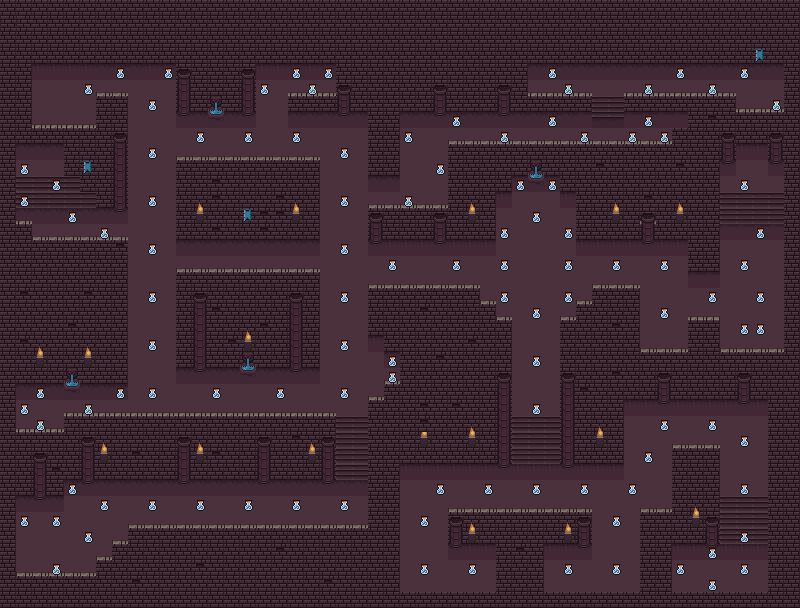

Below is a game level as drawn by its tile map, then a one-line description and the .tmx that defines it (tile-layer data replaced by summaries):
An orthogonal 50x38 tile map with 16x16 px tiles, 4 tile layers (suelo, paredes, TopesMuros, monedas), 2 tilesets.

<map version="1.2" tiledversion="1.2.5" orientation="orthogonal" renderorder="left-up" width="50" height="38" tilewidth="16" tileheight="16" infinite="0" nextlayerid="6" nextobjectid="1">
 <tileset firstgid="1" name="Dungeon" tilewidth="16" tileheight="16" tilecount="256" columns="16">
  <image source="0x72_16x16DungeonTileset.v4.png" width="256" height="256" />
 </tileset>
 <tileset firstgid="257" source="MapaJuego/TileSet/Dungeon3.tsx" />
 <layer id="2" name="suelo" width="50" height="38">
  <data>[1900 cells, 1900 non-empty, 4 distinct tile ids]</data>
 </layer>
 <layer id="3" name="paredes" width="50" height="38">
  <data>[1900 cells, 1859 non-empty, 3 distinct tile ids]</data>
 </layer>
 <layer id="5" name="TopesMuros" width="50" height="38">
  <data>[1900 cells, 480 non-empty, 16 distinct tile ids]</data>
 </layer>
 <layer id="4" name="monedas" width="50" height="38">
  <data>[1900 cells, 110 non-empty, 1 distinct tile ids]</data>
 </layer>
</map>
